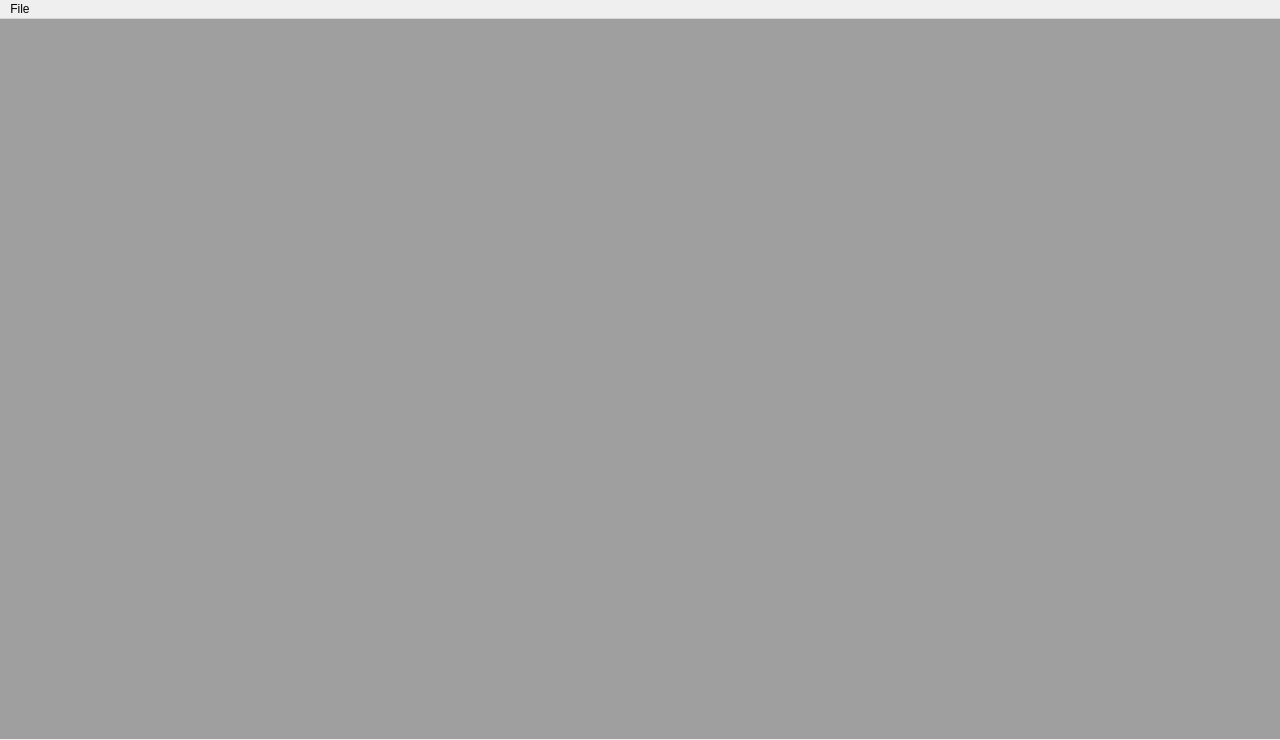
<?xml version="1.0" encoding="UTF-8"?>
<ui version="4.0">
 <class>MainWindow</class>
 <widget class="QMainWindow" name="MainWindow">
  <property name="geometry">
   <rect>
    <x>0</x>
    <y>0</y>
    <width>1280</width>
    <height>740</height>
   </rect>
  </property>
  <property name="sizePolicy">
   <sizepolicy hsizetype="Fixed" vsizetype="Fixed">
    <horstretch>0</horstretch>
    <verstretch>0</verstretch>
   </sizepolicy>
  </property>
  <property name="minimumSize">
   <size>
    <width>1280</width>
    <height>740</height>
   </size>
  </property>
  <property name="maximumSize">
   <size>
    <width>1280</width>
    <height>740</height>
   </size>
  </property>
  <property name="windowTitle">
   <string>MainWindow</string>
  </property>
  <widget class="QWidget" name="centralWidget">
   <widget class="QMdiArea" name="mdiArea">
    <property name="geometry">
     <rect>
      <x>0</x>
      <y>0</y>
      <width>1280</width>
      <height>720</height>
     </rect>
    </property>
    <property name="sizePolicy">
     <sizepolicy hsizetype="Fixed" vsizetype="Fixed">
      <horstretch>0</horstretch>
      <verstretch>0</verstretch>
     </sizepolicy>
    </property>
    <property name="minimumSize">
     <size>
      <width>1280</width>
      <height>720</height>
     </size>
    </property>
    <property name="maximumSize">
     <size>
      <width>1280</width>
      <height>720</height>
     </size>
    </property>
   </widget>
  </widget>
  <widget class="QMenuBar" name="menuBar">
   <property name="geometry">
    <rect>
     <x>0</x>
     <y>0</y>
     <width>1280</width>
     <height>21</height>
    </rect>
   </property>
   <widget class="QMenu" name="menuMenu">
    <property name="title">
     <string>File</string>
    </property>
    <addaction name="actionExit"/>
   </widget>
   <addaction name="menuMenu"/>
  </widget>
  <action name="actionExit">
   <property name="text">
    <string>Exit</string>
   </property>
  </action>
 </widget>
 <layoutdefault spacing="6" margin="11"/>
 <resources/>
 <connections>
  <connection>
   <sender>actionExit</sender>
   <signal>triggered()</signal>
   <receiver>MainWindow</receiver>
   <slot>close()</slot>
   <hints>
    <hint type="sourcelabel">
     <x>-1</x>
     <y>-1</y>
    </hint>
    <hint type="destinationlabel">
     <x>639</x>
     <y>369</y>
    </hint>
   </hints>
  </connection>
 </connections>
</ui>
